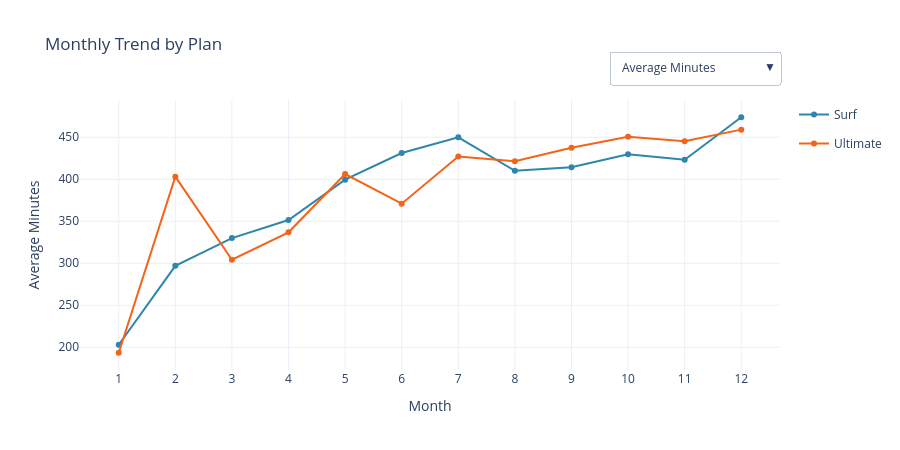

Notebook code cell kept with this figure:
### Markdown cell above
### E. Monthly Trend (use the dropdown to switch metric)

### Code cell
trend_metrics = {
    'minutes_used': 'Average Minutes',
    'message_count': 'Average Messages',
    'gb_used': 'Average Data (GB)',
    'revenue': 'Average Revenue (USD)',
}
metric_keys = list(trend_metrics)

monthly_avg = user_activity.groupby(['plan', 'month'])[metric_keys].mean().reset_index()

trend_fig = go.Figure()
for m_idx, metric in enumerate(metric_keys):
    for plan in PLAN_ORDER:
        sub = monthly_avg[monthly_avg['plan'] == plan].sort_values('month')
        trend_fig.add_trace(go.Scatter(
            x=sub['month'], y=sub[metric], mode='lines+markers', name=plan.capitalize(),
            line=dict(color=PLAN_COLORS[plan]), visible=(m_idx == 0), legendgroup=plan,
        ))

n_plans = len(PLAN_ORDER)
buttons = []
for m_idx, metric in enumerate(metric_keys):
    visibility = [False] * (len(metric_keys) * n_plans)
    for p_idx in range(n_plans):
        visibility[m_idx * n_plans + p_idx] = True
    buttons.append(dict(label=trend_metrics[metric], method='update',
                         args=[{'visible': visibility}, {'yaxis': {'title': trend_metrics[metric]}}]))

trend_fig.update_layout(
    updatemenus=[dict(active=0, buttons=buttons, x=1.0, xanchor='right', y=1.18, yanchor='top')],
    title='Monthly Trend by Plan', xaxis_title='Month', yaxis_title=trend_metrics[metric_keys[0]],
    xaxis=dict(dtick=1), height=450,
)
trend_fig

### Figure 1 — Plotly figure (JSON) as saved in the notebook; plotly's stock layout.template omitted (floating-point values rounded to 4 significant figures)
{"data": [{"legendgroup": "surf", "line": {"color": "#2E86AB"}, "mode": "lines+markers", "name": "Surf", "type": "scatter", "visible": true, "x": [1, 2, 3, 4, 5, 6, 7, 8, 9, 10, 11, 12], "y": [203.0, 297.0, 330.0, 351.5, 399.6, 431.3, 450.0, 410.1, 414.2, 429.7, 423.3, 473.8]}, {"legendgroup": "ultimate", "line": {"color": "#F26419"}, "mode": "lines+markers", "name": "Ultimate", "type": "scatter", "visible": true, "x": [1, 2, 3, 4, 5, 6, 7, 8, 9, 10, 11, 12], "y": [193.5, 403.1, 304.2, 336.9, 406.2, 371.0, 427.1, 421.4, 437.5, 450.7, 445.2, 459.1]}, {"legendgroup": "surf", "line": {"color": "#2E86AB"}, "mode": "lines+markers", "name": "Surf", "type": "scatter", "visible": false, "x": [1, 2, 3, 4, 5, 6, 7, 8, 9, 10, 11, 12], "y": [10.5, 12.0, 15.26, 17.4, 24.01, 25.3, 27.03, 28.78, 30.76, 33.84, 32.39, 38.6]}, {"legendgroup": "ultimate", "line": {"color": "#F26419"}, "mode": "lines+markers", "name": "Ultimate", "type": "scatter", "visible": false, "x": [1, 2, 3, 4, 5, 6, 7, 8, 9, 10, 11, 12], "y": [15.5, 21.57, 20.25, 22.05, 32.1, 29.34, 32.83, 38.48, 37.9, 39.44, 38.61, 45.01]}, {"legendgroup": "surf", "line": {"color": "#2E86AB"}, "mode": "lines+markers", "name": "Surf", "type": "scatter", "visible": false, "x": [1, 2, 3, 4, 5, 6, 7, 8, 9, 10, 11, 12], "y": [5.0, 12.22, 13.57, 12.22, 14.12, 15.48, 16.88, 16.88, 16.69, 17.41, 16.43, 18.24]}, {"legendgroup": "ultimate", "line": {"color": "#F26419"}, "mode": "lines+markers", "name": "Ultimate", "type": "scatter", "visible": false, "x": [1, 2, 3, 4, 5, 6, 7, 8, 9, 10, 11, 12], "y": [7.25, 17.29, 18.42, 16.33, 16.86, 15.43, 16.49, 17.85, 17.01, 17.72, 17.12, 18.4]}, {"legendgroup": "surf", "line": {"color": "#2E86AB"}, "mode": "lines+markers", "name": "Surf", "type": "scatter", "visible": false, "x": [1, 2, 3, 4, 5, 6, 7, 8, 9, 10, 11, 12], "y": [20.0, 34.4, 45.94, 40.71, 47.63, 49.28, 62.67, 63.93, 58.27, 65.42, 58.0, 70.56]}, {"legendgroup": "ultimate", "line": {"color": "#F26419"}, "mode": "lines+markers", "name": "Ultimate", "type": "scatter", "visible": false, "x": [1, 2, 3, 4, 5, 6, 7, 8, 9, 10, 11, 12], "y": [70.0, 70.0, 74.67, 73.0, 70.72, 71.64, 71.9, 72.86, 72.03, 72.31, 71.71, 73.29]}], "layout": {"height": 450, "title": {"text": "Monthly Trend by Plan"}, "updatemenus": [{"active": 0, "buttons": [{"args": [{"visible": [true, true, false, false, false, false, false, false]}, {"yaxis": {"title": "Average Minutes"}}], "label": "Average Minutes", "method": "update"}, {"args": [{"visible": [false, false, true, true, false, false, false, false]}, {"yaxis": {"title": "Average Messages"}}], "label": "Average Messages", "method": "update"}, {"args": [{"visible": [false, false, false, false, true, true, false, false]}, {"yaxis": {"title": "Average Data (GB)"}}], "label": "Average Data (GB)", "method": "update"}, {"args": [{"visible": [false, false, false, false, false, false, true, true]}, {"yaxis": {"title": "Average Revenue (USD)"}}], "label": "Average Revenue (USD)", "method": "update"}], "x": 1, "xanchor": "right", "y": 1.18, "yanchor": "top"}], "xaxis": {"dtick": 1, "title": {"text": "Month"}}, "yaxis": {"title": {"text": "Average Minutes"}}}}
